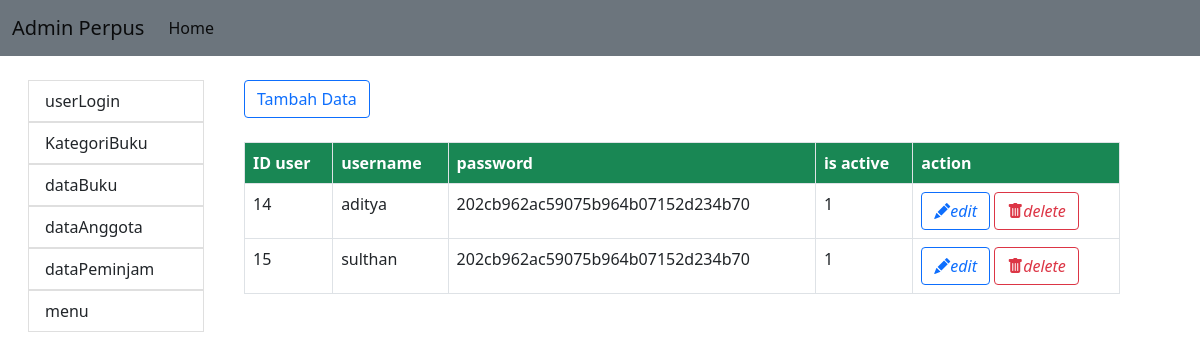
The page /admin/home.php?modul=mod_userlogin on the database its author committed.
### tables this page shows
CREATE TABLE `mst_menu` (
  `id_menu` int(11) NOT NULL,
  `nm_menu` varchar(50) NOT NULL,
  `link` varchar(50) NOT NULL,
  `isActive` enum('0','1','','') NOT NULL
);

CREATE TABLE `mst_userlogin` (
  `id_user` int(11) NOT NULL,
  `username` varchar(50) NOT NULL,
  `password` varchar(50) NOT NULL,
  `is_active` enum('0','1','','') NOT NULL
);

### admin/menu.php (the view)
<?php
    $qry_menu=mysqli_query($koneksi_db,"select * from mst_menu");
    while($row=mysqli_fetch_array($qry_menu)){
?>
    <ul class="list-group">
        <a style="text-decoration: none;" href="?modul=<?php echo $row['link']?>">
            <li class="list-group-item" ><?php echo $row["nm_menu"];?></li>
        </a>
    </ul>
<?php
    }
?>

### admin/mod_userlogin/index.php (shortened to what this page needs)
<?php
        include_once "user_ctrl.php";
?>
<?php
    if(!isset($_GET['act'])){
?>
<a href="?modul=mod_userlogin&act=add" class="btn btn-outline-primary my-4">Tambah Data</a>
<table class="table table-bordered">
    <tr>
        <th class="bg-success text-white">ID user</th>
        <th  class="bg-success text-white">username</th>
        <th  class="bg-success text-white">password</th>
        <th  class="bg-success text-white">is active</th>
        <th  class="bg-success text-white">action</th>
    </tr>
    <tr>
    <?php
        $qry_listuser=mysqli_query($koneksi_db,"select * from mst_userlogin order by id_user ASC")
            or die ("gagal mengakses tabel user".mysqli_error($koneksi_db));
        while($row=mysqli_fetch_array($qry_listuser)){
    ?>
    <tr>
        <td><?= $row['id_user'];?></td>
        <td><?= $row['username'];?></td>
        <td><?= $row['password'];?></td>
        <td><?= $row['is_active'];?></td>
        <td>
            <a href="?modul=mod_userlogin&act=edit&id=<?=$row['id_user'];?>" class="btn btn-outline-primary">
                <i class="bi bi-pencil-fill">edit</i>
            </a>
            <a href="?modul=mod_userlogin&act=delete&id=<?=$row['id_user'];?>" class="btn btn-outline-danger">
                <i class="bi bi-trash-fill">delete</i>
            </a>
        </td>
    </tr>
<?php
        }
?>
</table>
<?php
    }
?>

### rows shown on the page
mst_menu: nm_menu "userLogin"
mst_menu: nm_menu "KategoriBuku"
mst_menu: nm_menu "dataBuku"
mst_menu: nm_menu "dataAnggota"
mst_menu: nm_menu "dataPeminjam"
mst_menu: nm_menu "menu"
mst_userlogin: id_user "14", username "aditya", password "202cb962ac59075b964b07152d234b70", is_active "1"
mst_userlogin: id_user "15", username "sulthan", password "202cb962ac59075b964b07152d234b70", is_active "1"
